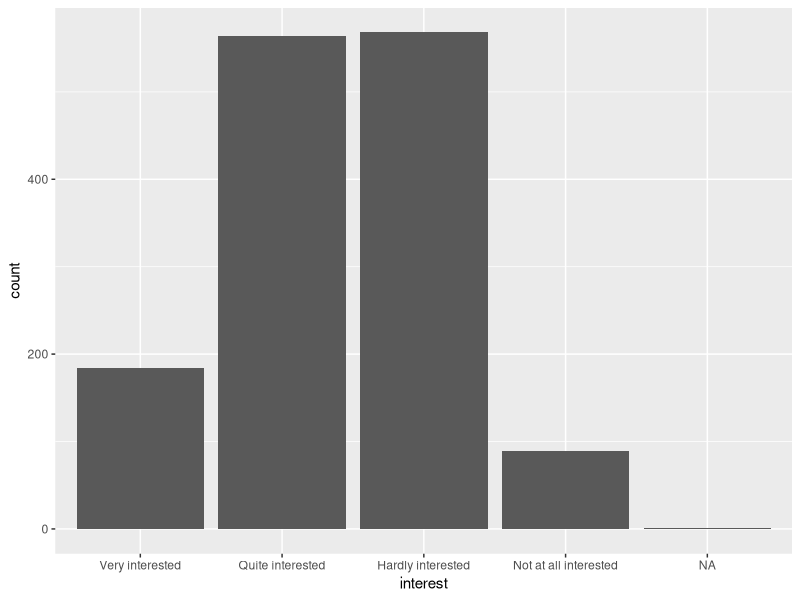
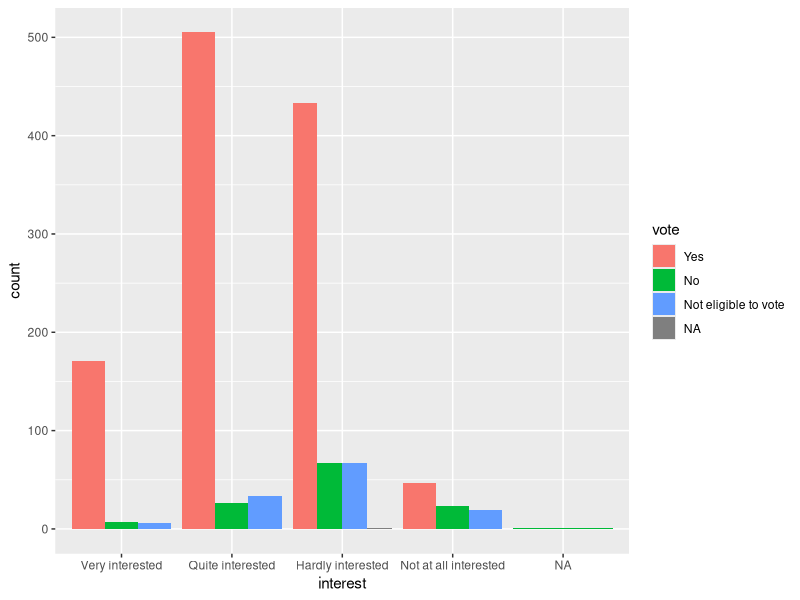
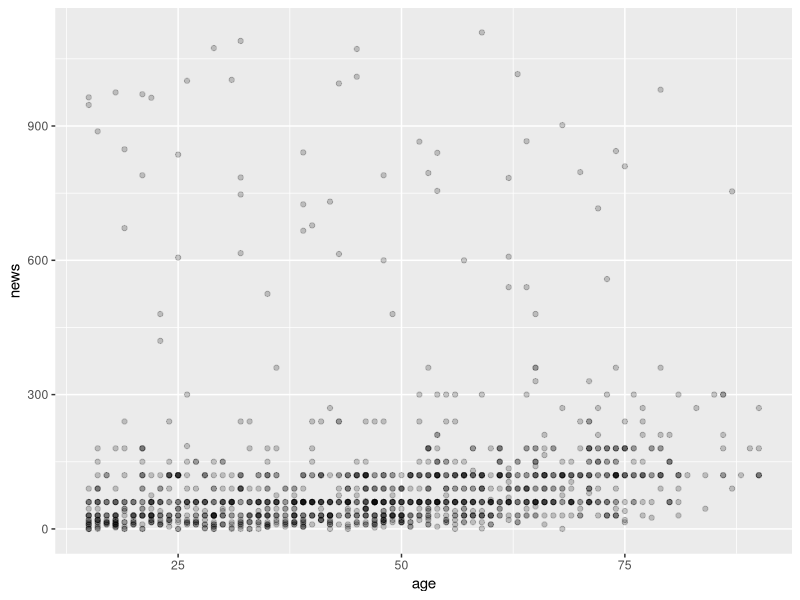
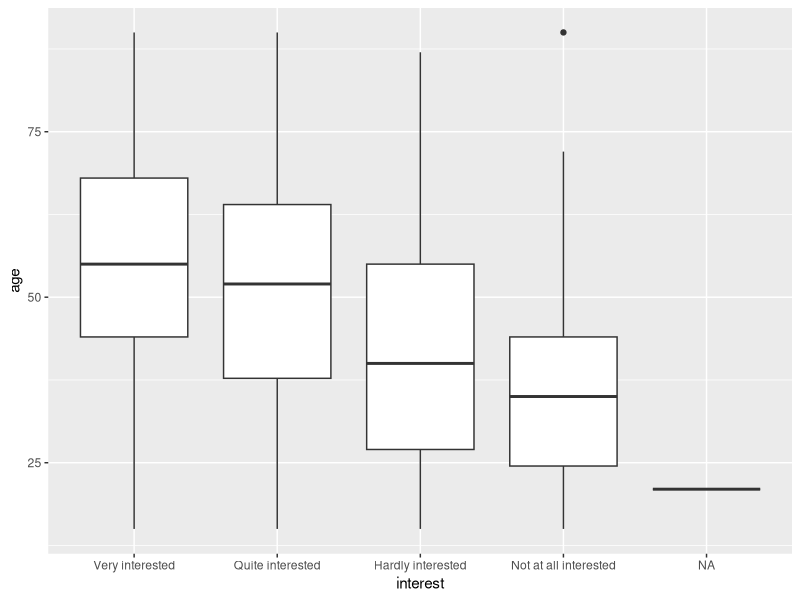

Source code (R) for these figures, in order:
###### SEMINAR 2 ######

### PLAN FOR SEMINARET ### 

# 1. Pakker
# 2. Laste inn data 
# 3. Organisering av arbeidet 
# 4. Målenivå
# 5. Klasser og målenivå
# 6. Utforske data
# 7. Plotting


### 0. Working directory ### 

# Først setter vi working directory til den mappen vi ønsker å hente og lagre 
# filer til.

# Her kan man enten bruke "setwd"-funksjonen eller så kan man trykke "Session" i 
# verktøy-linjen - "Set Working Directory" - "Choose Directory" for å velge 
# en mappe. 

setwd("~/Desktop/STV1020")


### 1. Pakker ### 

# R-pakker er utvidelser til programmeringsspråket R. De inneholder kode, 
# data, og dokumentasjon som gir oss tilgang til funksjoner som løser ulike 
# problemer og gjør koding enklere.

# Første gang man skal bruke en pakke må man installere den. Husk hermetegn!

install.packages("tidyverse")

# Så må vi "hente den fra biblioteket" for å fortelle R at vi ønsker å bruke 
#pakken, dette må vi gjøre hver gang vi åpner R på nytt og ønsker å bruke 
# pakken. 

library(tidyverse)


### 2. Laste inn data ### 

# Det finnes ulike typer datasett som man kan laste inn i R og man bruker ulike
# funksjoner for å laste disse inn i R. Noen av funskjonene krever at vi først 
# har installert en pakke. 

## For å laste inn en excel-fil ## 

# install.packages("readxl")
# library(readxl)
# df <- read_excel("file")

## For å laste inn en CSV (Comma-separated values)-fil ##

# read.csv() er brukt for filer hvor komma er brukt til å separere ting 
#(f.eks. tall) og read.csv2() er brukt for filer hvor semikolon er brukt til å 
# separere ting.

# df <- read.csv("file")  
# df <- read.csv2("file")

## For å laste inn en STATA-fil ##

# Vi skal bruke et datasett fra en STATA-fil i dag.

install.packages("foreign")
library(foreign)

df <- read.dta("ESS9NO.dta")


### 3. Organisering av arbeidet ### 

# OVERSKRIFTER OG TEKST
# Hvordan man organiserer et R-script kommer an på hva man selv synes er mest 
# oversiktlig, men det er viktig at man klarer å holde oversikt over hva man
# har kodet og forstår hva man har gjort når man kommer tilbake til et 
# script.

# F.eks. kan det være lurt å lage overskrifter og underoverskrifter til 
# oppgaver eller elementer av arbeidet, som tydeliggjør hvorfor du har inkludert
# akkurat denne koden og hva du tenker at den skal gjøre.

# Det kan også være lurt å inkludere #tekst som forklarer hva du gjør 
# og hvorfor. 

# ORGANISERING AV DATA 
# Når man bruker større datasett som ESS, så inneholder datasettet ofte mange
# flere variabler enn de vi ønsker å bruke i våre analyser og variablene har 
# mavn som kan være vanskelig å huske, f.eks. nwspol.

# Derfor kan det være lurt å fjerne de variablene vi ikke skal bruke og 
# gi variablene  navn som er lette for oss å forstå og huske.  

# Her endrer vi navnet til variablene til noe mer intuitivt. Vi bruker en pipe 
# (%>%), som tar outputen til et utsagn og gjør det til inputen til det neste 
# utsagnet. Pipen kan sees på som ordet "så".

df <- df %>% rename(
    news = nwspol,
    interest = polintr, 
    age = yrbrn)

# Vi kan forandre "age" til å vise alder og ikke hvilket år respondenten er født.

df$age <- 2018-df$age # Undersøkelsen er fra 2018.

# Her lager vi et nytt dataset med de variablene vi vil ha med oss videre. 

df <- df %>% select(news, interest, vote, age) 


### 4. Målenivå ### 

# Nominalnivå; egenskapen kan deles i to eller flere gjensidig utelukkende 
# kategorier.

# F.eks. variabelen "vote", man har enten stemt, ikke stemt, eller så er man
# ikke berettiget til å stemme. 

# Hvis man har to gjensidig utelukkende kategorier så kan man bruke disse i 
# binomisk regresjonanalyse, så i dette tilfellet kunne man vurdert å fjerne 
# kategorien ikke berettiget til å stemme.

# Ordinalnivå; egenskapen kan deles i to eller flere kategorier som kan 
# rangordnes. 

# F.eks. variabelen "interest", man kan være ikke interessert, lite interessert, 
# ganske interessert, eller veldig interessert. 

# Intervallnivå; egenskapen kan graderes på en skala med et tilfeldig nullpunkt, 
# der skalaenhet utgjør like mye av den underliggende egenskapen over hele 
# skalaen.

# F.eks. temperatur eller år.

# Forholdstallsnivå; egenskapen kan graderes på en skala med et absolutt 
# nullpunkt, der en skalaenhet utgjør like mye av den underliggende egenskapen
# over hele skalaen

# F.eks. variabelen "news", som viser hvor mye tid en respondent bruker på 
# nyheter hver dag, og "age", som viser alderen til respondentene.


### 5. Klasser og målenivå ###

# Variabler på nominalnivå og ordinalnivå vil være av klassen "factor". 

class(df$vote)
class(df$interest)

# Variabler på intervallnivå vil være av klassen "numeric" eller "integer", 
# det samme gjelder forholdstallnivå.

class(df$news)
class(df$age)

### 6. Utforske data ### 

# Deskriptivt sammendrag av datasettet #
summary(df)

# Deskriptivt sammendrag av en variabel #
summary(df$vote)

# Strukturen til et objekt #
str(df)

# Nivåene til et objekt #
levels(df$interest)

# De første eller siste delene til et objekt # 
head(df$interest)
tail(df$interest)


### 7. Plotting ###

# Det er gøy å kunne visualisere dataene våre, både for vår egen del, men også
# for de som skal lese oppgavene våre. For å få fine grafer kan man bruke 
# pakken ggplot.

# Hvordan kan vi visualisere hvordan fordelingen av politisk interesse er?
# Her kan vi bruke geom_bar for å lage et histogram.

ggplot(data = df, aes(x = interest)) + geom_bar()

# Hvor mange innenfor hvert nivå av politisk interesse stemte?

ggplot(data = df, aes(x = interest)) + geom_bar(aes(fill=vote), 
                                                position = "dodge") 

# "dodge" forteller at du vil at "vote"-søylene skal være ved siden av hverandre. 

# Hvordan fordeler tiden man bruker på nyheter på alder?
# Her kan vi bruke geom_point for å lage et spredningsplott.

ggplot(data = df, aes(x = age, y = news)) +
  geom_point(alpha = 0.2) 

# Alpha gjør punktene gjennomsiktige, så jo mer solid et punkt er, jo flere 
# enheter er på dette punktet.

# Hvordan fordeler alder seg på interesse? Vi kan lage et boksplott med 
# geom_boxplot.

ggplot(data = df, aes(x = interest, y = age)) +
  geom_boxplot() 
